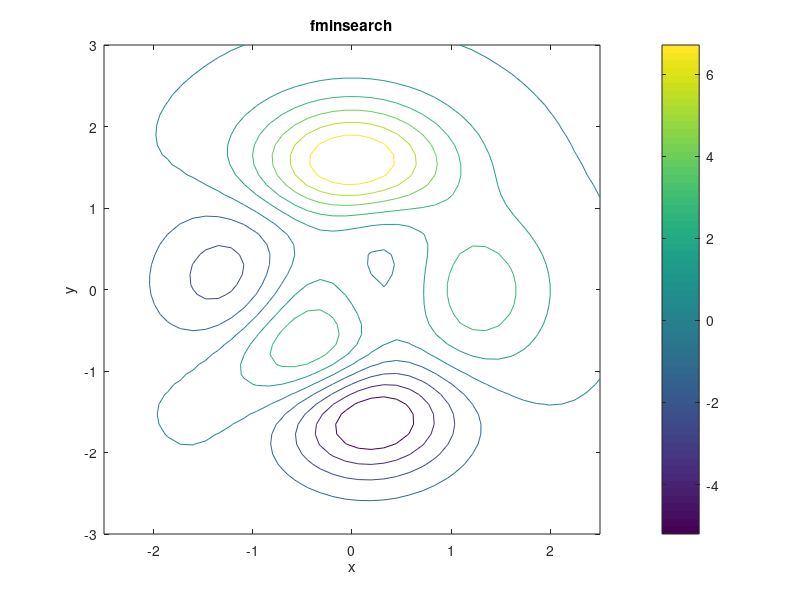
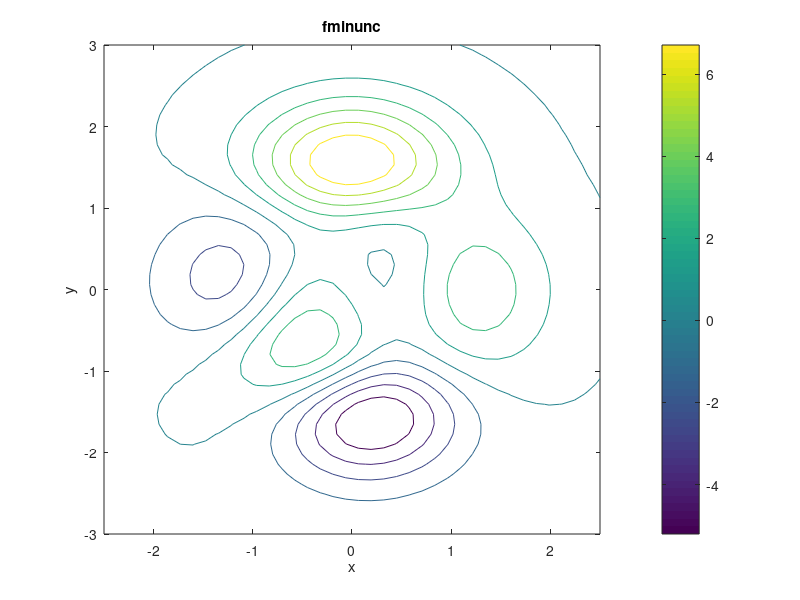

MATLAB code for these plots, in order:
%% Peaks Demo
%
%%
%[X,Y,Z] = peaks; % 49x49 surface surface
[X,Y] = meshgrid(linspace(-2.5,2.5,40),linspace(-3,3,50));
Z = peaks(X,Y);

figure;
%surf(X,Y,Z);
contour(X,Y,Z); colorbar
xlabel('x'); ylabel('y');
%view(-19,48)
hold on

opts = optimset('fminsearch');
%opts.OutputFcn = @optimplot;
opts.Display = 'iter';
opts.LargeScale = 'off';
[Xfinal, fval, exitFlag, output] = fminsearch(@(x) peaks(x(1),x(2)), [0 0], opts);
title('fminsearch')

figure;
%surf(X,Y,Z);
contour(X,Y,Z); colorbar
xlabel('x'); ylabel('y');
%view(-19,48)
hold on

opts = optimset('fminunc');
opts.LargeScale = 'off';
%opts.OutputFcn = @optimplot;
opts.Display = 'iter';
Xfinal = fminunc(@(x) peaks(x(1),x(2)), [0 0], opts);
title('fminunc')